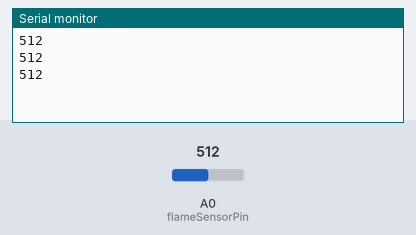
This sketch was run on a simulated Arduino Uno, built with avr-gcc and run on an emulated ATmega328P. Parts: the last lines printed to the serial monitor. The inputs (shaded band) are chosen by the test bench; at power-on: A0 (flameSensorPin) = 512.

Above: at 1.3 s.
1.4 s: A0 (flameSensorPin) set to 716
At 1.9 s:
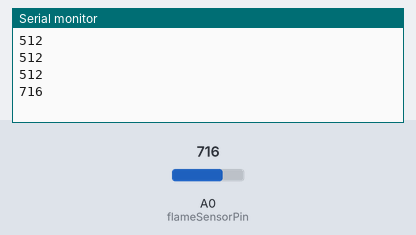
2.9 s: A0 (flameSensorPin) set to 900
At 3.4 s:
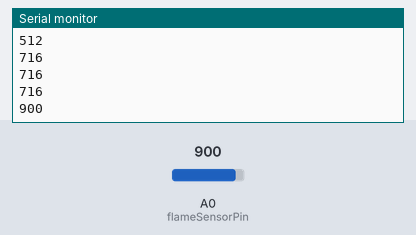
Timing chart, 0 to 5.9 s (numbered marks = the images above; inputs shaded):
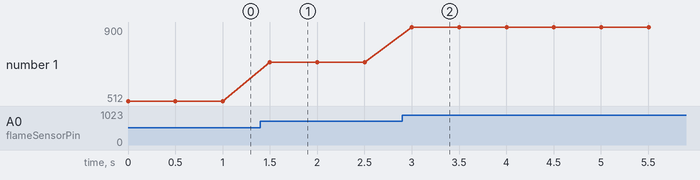

The sketch:

FlameSensor.ino
```cpp
const int flameSensorPin = A0; // Uses analog (A0) pin, not digital (D0) pin

void setup()  {
  Serial.begin(9600);
}

void loop() {
  // read the sensor on analog A0:
  Serial.println(getFireDistance());
  delay(500);
}

/**
 * Returns the closeness of a fire from 0 (very close) to 1023 (no fire)
 */
 int getFireDistance() {
  int distance = analogRead(flameSensorPin);
//  if (distance < 400) {
//    Serial.println("Fire in less than 1.5 ft");
//  } else if (distance < 800) {
//    Serial.println("Fire between 1 and 3 ft");
//  } else {
//    Serial.println("No fire");
//  }
  return distance;
 }
```

Measured:
- after the input at 1.4 s, the serial monitor: prints a new line after 0.10 s (image 1)
- after the input at 2.9 s, the serial monitor: prints a new line after 0.10 s (image 2)
- plotted number 1: 512 → 716 after the input at 1.4 s, 716 → 900 after the input at 2.9 s
